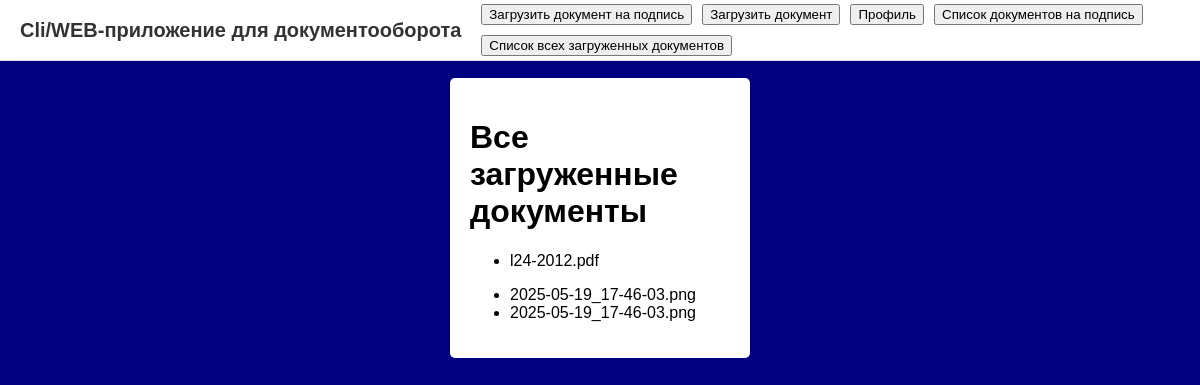
Page /all_uploaded_files (signed in) on the committed database.
### blog/models.py (models this page shows)
class UserFile(db.Model):
    id = db.Column(db.Integer, primary_key=True)
    filename = db.Column(db.String(255), nullable=False)
    file_path = db.Column(db.String(255), nullable=False)
    user_id = db.Column(db.Integer, db.ForeignKey('user.id'), nullable=False)
    user = db.relationship('User', backref=db.backref('files', lazy=True))
    accessible_users = db.relationship('User', secondary='user_file_access', backref='accessible_files')
    signature = db.Column(db.String(255))
    is_public = db.Column(db.Boolean, default=False)

class UserFile_2(db.Model):
    id = db.Column(db.Integer, primary_key=True)
    filename = db.Column(db.String(255), nullable=False)
    file_path = db.Column(db.String(255), nullable=False)
    user_id = db.Column(db.Integer, db.ForeignKey('user.id'), nullable=False)
    user = db.relationship('User', backref='uploaded_files_2')
    is_public = db.Column(db.Boolean, default=False)

### blog/user/routes.py (the view)
@users.route("/all_uploaded_files")
@login_required
def all_uploaded_files():
    files = UserFile.query.filter_by(user_id=current_user.id).all()
    files_2 = UserFile_2.query.filter_by(user_id=current_user.id).all()
    return render_template("all_uploaded_files.html", files=files, files_2=files_2)

### blog/__init__.py (called while the page is built)
def create_app():
    app = Flask(__name__)
    app.config.from_pyfile("settings.py")
    db.init_app(app)
    bcrypt.init_app(app)
    login_manager.init_app(app)
    login_manager.login_view = "users.login"
    login_manager.login_message_category = "info"
    @login_manager.user_loader
    def load_user(user_id):
        return User.query.get(int(user_id))
    from blog.main.routes import(main)
    from blog.user.routes import (users)
    app.register_blueprint(main)
    app.register_blueprint(users)
    return app

### blog/templates/all_uploaded_files.html (shortened to what this page needs)
<!DOCTYPE html>
<html lang="en">
<head>
        <link rel="stylesheet" href="{{ url_for('static', filename='account.css') }}">
</head>
<body>
<div class="top-bar">
    <div class="logo">Cli/WEB-приложение для документооборота</div>
    <div class="nav-buttons">
    <a href="{{ url_for('users.downoloads')}}">
    <button  type="button" class="btn btn-primary">Загрузить документ на подпись</button>
    </a>
        <a href="{{ url_for('users.downolads_2')}}">
    <button  type="button" class="btn btn-primary">Загрузить документ </button>
    </a>
        <a href="{{ url_for('users.account')}}">
    <button  type="button" class="btn btn-primary">Профиль</button>
    </a>
        <a href="{{ url_for('users.all_files')}}">
        <button onclick="">Список документов на подпись</button>
        </a>
        <a href="{{ url_for('users.all_uploaded_files')}}">
        <button onclick="">Список всех загруженных документов </button>
        </a>
    </div>
        </div>
<div class="login">
     <div class="login-screen">
     <h1>Все загруженные документы </h1>
         <ul>
  {% for file in files %}
    <li>{{ file.filename }}</li>
  {% endfor %}
</ul>
<ul>
  {% for file in files_2 %}
    <li>{{ file.filename }}</li>
  {% endfor %}
</ul>
     </div>
</div>
</body>
</html>

### blog/static/account.css (style rules this page uses)
body { font-family: Arial; background-color: #000080; padding: 50px; }
.login { margin: 20px auto; width: 300px; }
.login-screen { background-color: #FFF; padding: 20px; border-radius: 5px }
.top-bar { position: fixed; top: 0; left: 0; width: 100%; height: 60px; background-color: white; border-bottom: 1px solid #ddd; display: flex; align-items: center; padding: 0 20px; box-shadow: 0 2px 4px rgba(0,0,0,0.05); z-index: 1000; }
.top-bar { position: fixed; top: 0; left: 0; width: 100%; height: 60px; background-color: white; border-bottom: 1px solid #ddd; display: flex; align-items: center; padding: 0 20px; box-shadow: 0 2px 4px rgba(0, 0, 0, 0.05); z-index: 1000; }
.logo { font-size: 20px; font-weight: bold; color: #333; margin-right: 20px; white-space: nowrap; }
.nav-buttons { display: flex; gap: 10px; flex-wrap: wrap; align-items: center; }

### rows in the picture
UserFile: filename "l24-2012.pdf"
UserFile_2: filename "2025-05-19_17-46-03.png"
UserFile_2: filename "2025-05-19_17-46-03.png"
